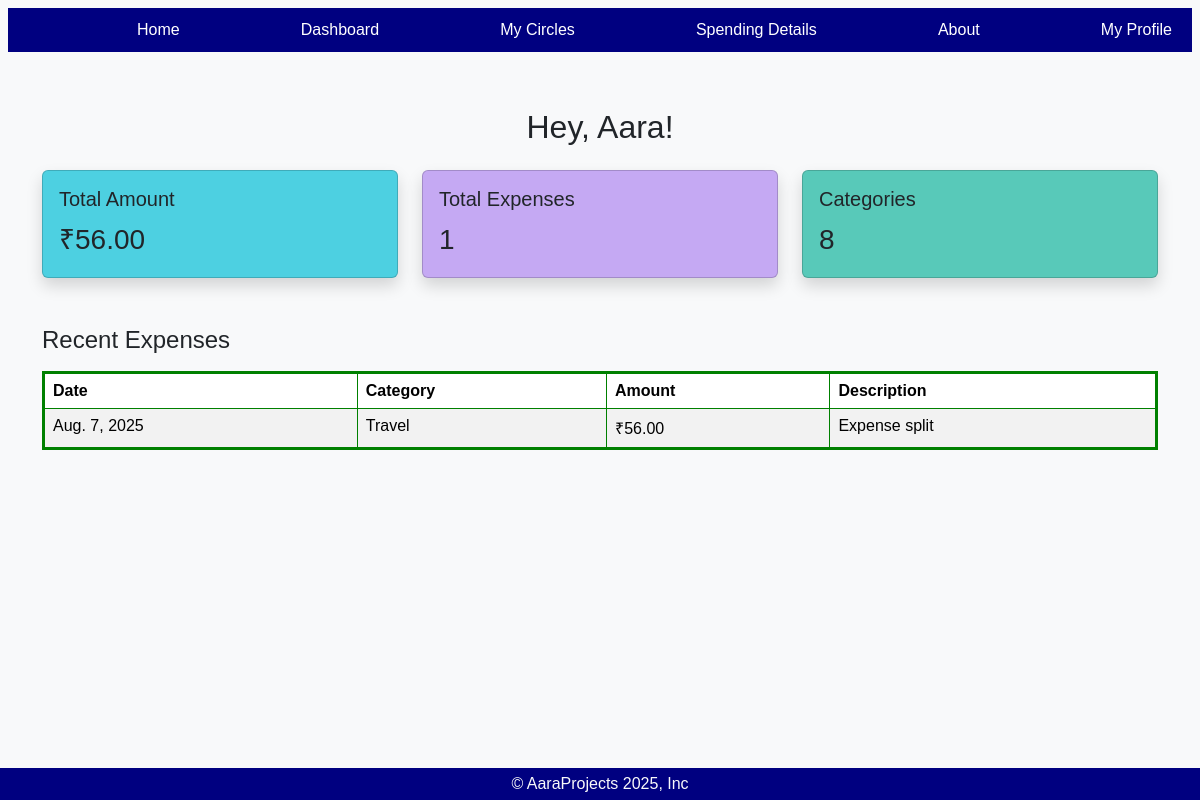
Page /Dashboard/ (signed in) on the earlier database version.
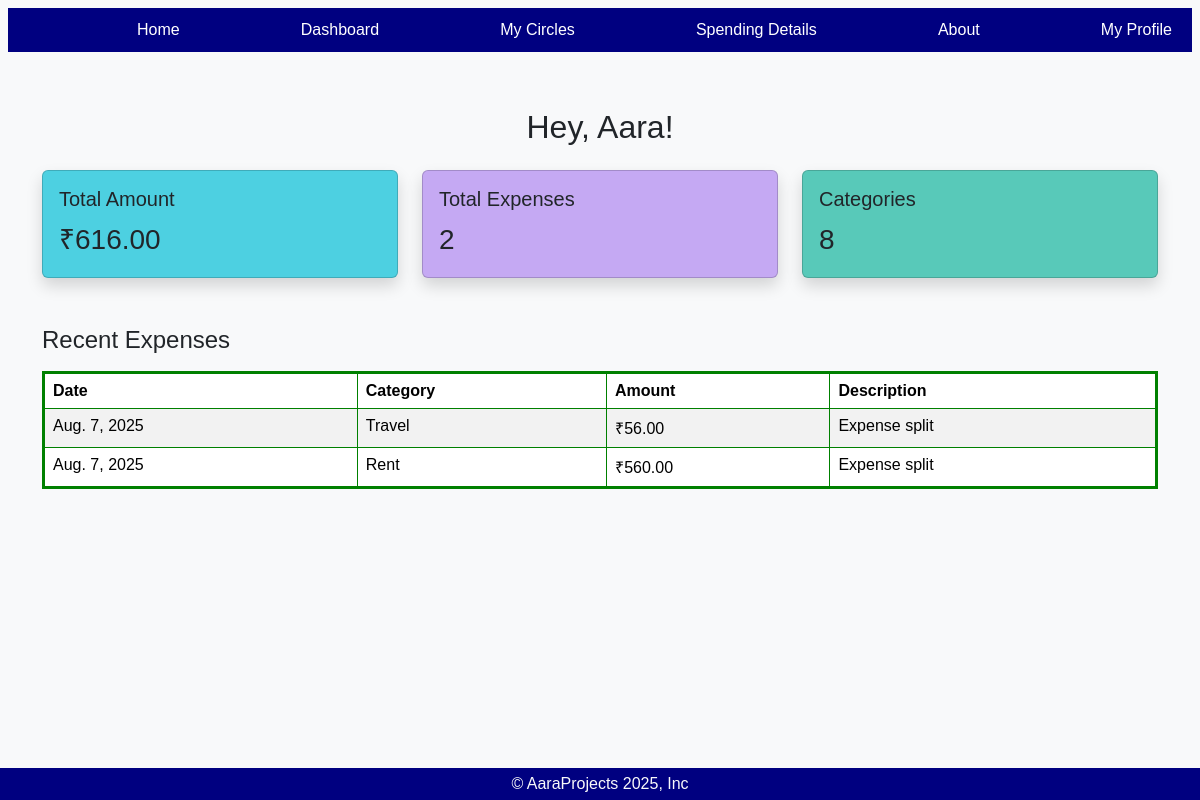
Same page on the later database version.
### myapp/models.py (models this page shows, shortened)
class Expense(models.Model):
    description=models.CharField(max_length=100)
    user=models.ForeignKey(settings.AUTH_USER_MODEL,on_delete=models.CASCADE)
    amount=models.DecimalField(max_digits=10,decimal_places=2)
    date=models.DateField()
    circle=models.ForeignKey(MyCircle,on_delete=models.CASCADE)
    category=models.ForeignKey(Category,on_delete=models.SET_NULL,null=True)

class Category(models.Model):
    name = models.CharField(max_length=50)

### myapp/views.py (the view)
# urls.py: path('Dashboard/', views.dashboard, name='dashboard'),
def dashboard(request):
    expenses = Expense.objects.filter(user=request.user).order_by('-date')
    total_amount = sum(exp.amount for exp in expenses)
    total_expenses = expenses.count()
    category_count = Category.objects.count()
    recent_expenses = expenses[:5]
    return render(request, 'Dashboard.html', {'total_amount': total_amount,'total_expenses': total_expenses,'category_count': category_count,'recent_expenses': recent_expenses,})

### myapp/templates/Dashboard.html
{% extends 'base.html' %}
{% block content %}
<body class="bg-light">
    <div class="container mt-5">
        <h2 class="mb-4 text-center">Hey, {{ user.username }}!</h2>
        <div class="row g-4">
            <div class="col-md-4">
                <div class="card h-100 shadow" style="background:#4DD0E1">
                    <div class="card-body">
                        <h5 class="card-title">Total Amount</h5>
                        <p class="card-text fs-3">₹{{ total_amount }}</p>
                    </div>
                </div>
            </div>
            <div class="col-md-4">
                <div class="card h-100 shadow" style="background:#C5A9F3">
                    <div class="card-body">
                        <h5 class="card-title">Total Expenses</h5>
                        <p class="card-text fs-3">{{ total_expenses }}</p>
                    </div>
                </div>
            </div>
            <div class="col-md-4">
                <div class="card h-100 shadow" style="background:#58C9B9;">
                    <div class="card-body">
                        <h5 class="card-title">Categories</h5>
                        <p class="card-text fs-3">{{ category_count }}</p>
                    </div>
                </div>
            </div>
        </div>
        {% if recent_expenses %}
        <div class="mt-5">
            <h4>Recent Expenses</h4>
            <table class="table table-striped table-bordered mt-3" style="border: 3px solid green">
                <thead>
                    <tr>
                        <th>Date</th>
                        <th>Category</th>
                        <th>Amount</th>
                        <th>Description</th>
                    </tr>
                </thead>
                <tbody>
                    {% for expense in recent_expenses %}
                    <tr>
                        <td>{{ expense.date }}</td>
                        <td>{{ expense.category.name }}</td>
                        <td>₹{{ expense.amount }}</td>
                        <td>{{ expense.description }}</td>
                    </tr>
                    {% endfor %}
                </tbody>
            </table>
        </div>
        {% endif %}
    </div>
{% endblock %}

Differences in the rows shown:
added Expense: date "Aug. 7, 2025", category.name "Rent", amount "560.00", description "Expense split"
Other differences:
{{ total_amount }}: "56.00" → "616.00"
{{ total_expenses }}: "1" → "2"
